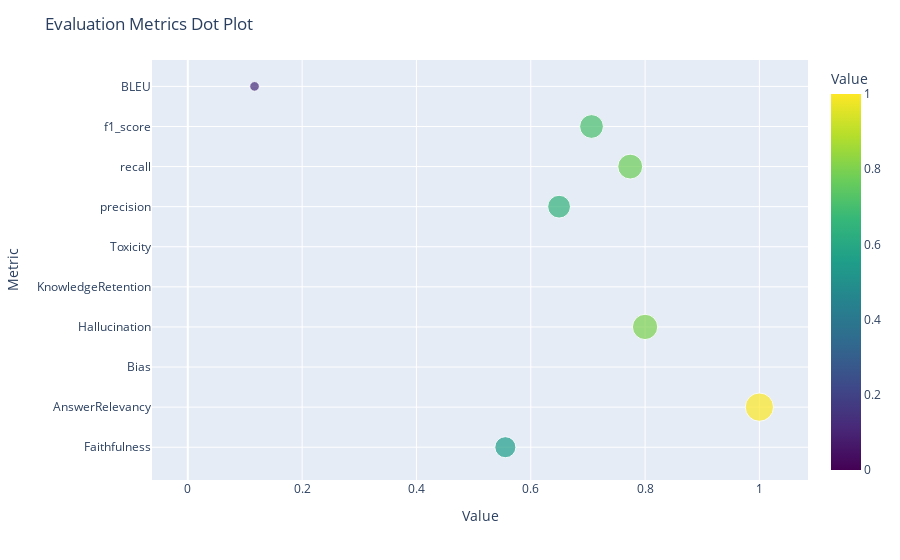

Notebook cell for this chart:
### Code cell
import plotly.express as px

def create_dot_plot(metrics):
    """
    Create a Plotly dot plot for given metrics.
    
    Parameters:
    metrics (dict): A dictionary where keys are metric names and values are their corresponding values.
    
    Returns:
    fig: Plotly Figure object with the dot plot.
    """
    df = pd.DataFrame(list(metrics.items()), columns=['Metric', 'Value'])
    fig = px.scatter(df, x='Value', y='Metric', size='Value', color='Value', color_continuous_scale='Viridis')
    
    fig.update_layout(
        title='Evaluation Metrics Dot Plot',
        xaxis_title='Value',
        yaxis_title='Metric'
    )
    
    return fig

# Create the dot plot
fig = create_dot_plot(metrics)
fig.show()

### Figure 1 — Plotly figure (JSON) as saved in the notebook; plotly's stock layout.template omitted (floating-point values rounded to 4 significant figures)
{"data": [{"hovertemplate": "Value=%{marker.color}<br>Metric=%{y}<extra></extra>", "legendgroup": "", "marker": {"color": [0.5556, 1.0, 0.0, 0.8, 0.0, 0.0, 0.6496, 0.774, 0.7063, 0.1167], "coloraxis": "coloraxis", "size": [0.5556, 1.0, 0.0, 0.8, 0.0, 0.0, 0.6496, 0.774, 0.7063, 0.1167], "sizemode": "area", "sizeref": 0.0025, "symbol": "circle"}, "mode": "markers", "name": "", "orientation": "h", "showlegend": false, "x": [0.5556, 1.0, 0.0, 0.8, 0.0, 0.0, 0.6496, 0.774, 0.7063, 0.1167], "xaxis": "x", "y": ["Faithfulness", "AnswerRelevancy", "Bias", "Hallucination", "KnowledgeRetention", "Toxicity", "precision", "recall", "f1_score", "BLEU"], "yaxis": "y", "type": "scatter"}], "layout": {"xaxis": {"anchor": "y", "domain": [0.0, 1.0], "title": {"text": "Value"}}, "yaxis": {"anchor": "x", "domain": [0.0, 1.0], "title": {"text": "Metric"}}, "coloraxis": {"colorbar": {"title": {"text": "Value"}}, "colorscale": [[0.0, "#440154"], [0.1111, "#482878"], [0.2222, "#3e4989"], [0.3333, "#31688e"], [0.4444, "#26828e"], [0.5556, "#1f9e89"], [0.6667, "#35b779"], [0.7778, "#6ece58"], [0.8889, "#b5de2b"], [1.0, "#fde725"]]}, "legend": {"tracegroupgap": 0, "itemsizing": "constant"}, "margin": {"t": 60}, "title": {"text": "Evaluation Metrics Dot Plot"}}}
